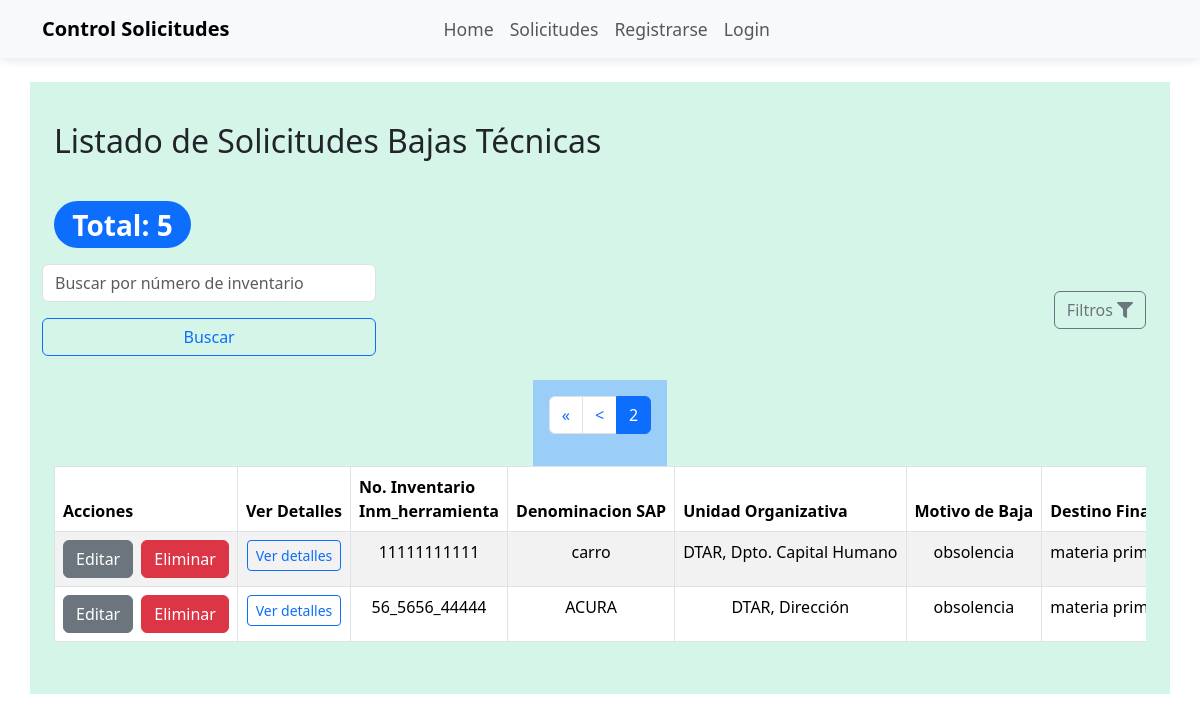
Before: /bajas/?page=2 with the older database file.
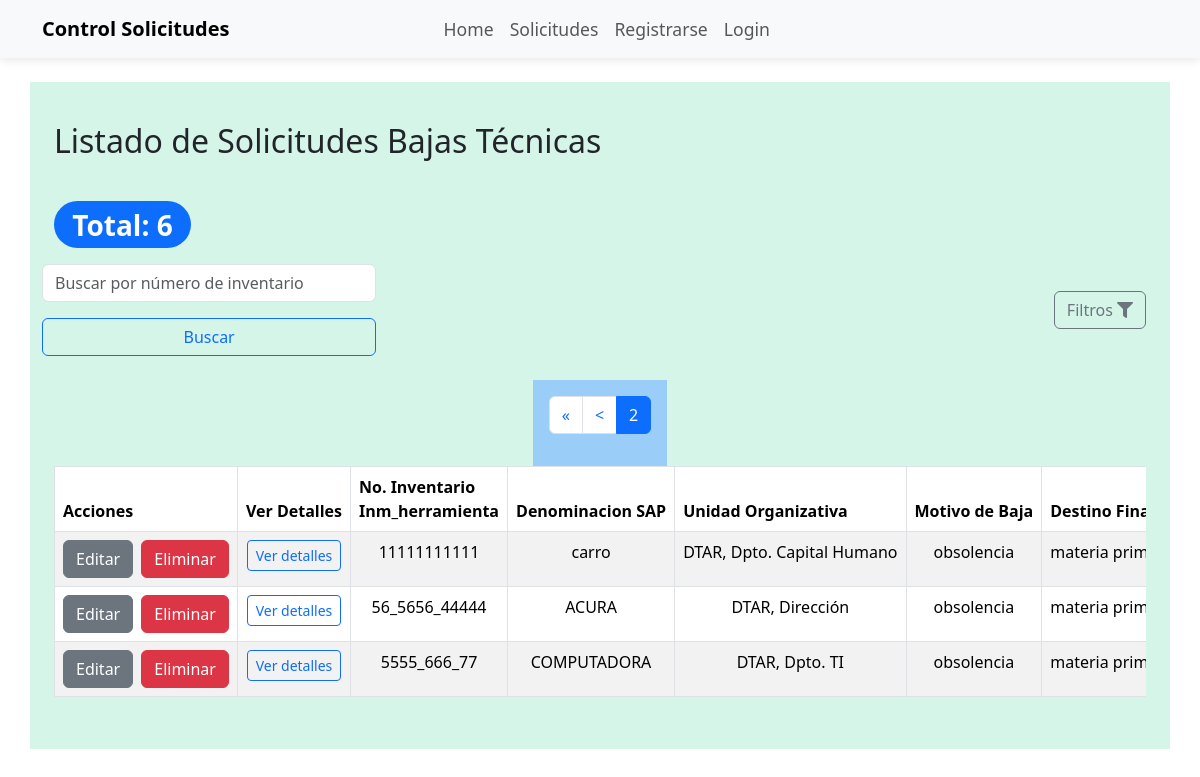
After: the same page with the newer database file.
### bajas/models.py (models this page shows, shortened)
class Bajas(models.Model):
    no_inv = models.CharField( max_length=50,blank=True)
    inm_herramienta = models.CharField( max_length=50,blank=True)
    denominacion_SAP = models.CharField(max_length=100)
    unidad_org = models.TextField()
    foto = models.ImageField(upload_to='uploaded/', blank=True, null=True)
    observaciones = models.TextField(blank=True)
    estado = models.CharField(max_length=100)#no procede o procede o en_espera
    motivo_baja = models.CharField(max_length=100)#obsolencia o deterioro
    destino_final = models.TextField()
    años_explotacion = models.IntegerField()
    valor_residual = models.DecimalField(max_digits=12, decimal_places=2)
    detalle = models.TextField(default='DETERIORADO ÚTIL')
    date = models.DateTimeField(auto_now_add=True)
    fecha_solicitud = models.DateField(default=timezone.now)
    archivo_anexo_a = models.FileField(upload_to='anexos/', blank=True, null=True)
    archivo_anexo_a1 = models.FileField(upload_to='anexos/', blank=True, null=True)
    anexo_a2 = models.TextField(blank=True)
    anexo_a3 = models.TextField(blank=True)
    archivo_mov_aft = models.FileField(upload_to='anexos/', blank=True, null=True)

### bajas/views.py (the view)
# urls.py: path('', views.bajas_list,name="list"),
def bajas_list(request):
    bajass = Bajas.objects.all()
    noinv_herramienta = request.GET.get('noinv')
    fecha_inicio = request.GET.get('fecha_inicio')
    fecha_fin = request.GET.get('fecha_fin')
    estado = request.GET.get('estado')
    motivo_baja = request.GET.get('motivo_baja')
    destino_final = request.GET.get('destino_final')
    fecha_inicio_solic = request.GET.get('fecha_inicio_solic')
    fecha_fin_solic = request.GET.get('fecha_fin_solic')
    unidad_org = request.GET.get('unidad_org')
    anexo_a = request.GET.get('anexo_a')
    anexo_a1 = request.GET.get('anexo_a1')
    anexo_a2 = request.GET.get('anexo_a2')
    anexo_a3 = request.GET.get('anexo_a3')
    if noinv_herramienta:
        bajass = bajass.filter( models.Q(no_inv=noinv_herramienta) | models.Q(inm_herramienta=noinv_herramienta))
    if fecha_inicio:
        bajass = bajass.filter(date__gte=datetime.strptime(fecha_inicio, '%Y-%m-%d'))
    if fecha_fin:
        bajass = bajass.filter(date__lte=datetime.strptime(fecha_fin, '%Y-%m-%d'))
    if fecha_inicio_solic:
        try:
            bajass = bajass.filter(fecha_solicitud__gte=datetime.strptime(fecha_inicio_solic, '%Y-%m-%d'))
        except ValueError:
            pass  # Si la fecha no es válida, no aplicar el filtro
    if fecha_fin_solic:
        try:
            bajass = bajass.filter(fecha_solicitud__lte=datetime.strptime(fecha_fin_solic, '%Y-%m-%d'))
        except ValueError:
            pass  # Si la fecha no es válida, no aplicar el filtro
    if estado:
        bajass = bajass.filter(estado=estado)
    if unidad_org:
        bajass = bajass.filter(unidad_org=unidad_org)
    if motivo_baja:
        bajass = bajass.filter(motivo_baja=motivo_baja)
    if destino_final:
        bajass = bajass.filter(destino_final=destino_final)
    if anexo_a:
        if anexo_a == 'si':
            bajass = bajass.filter(Q(archivo_anexo_a__isnull=False) & ~Q(archivo_anexo_a=''))
        elif anexo_a == 'no':
            bajass = bajass.filter(Q(archivo_anexo_a__isnull=True) | Q(archivo_anexo_a=''))
    if anexo_a1:
        if anexo_a1 == 'si':
            bajass = bajass.filter(Q(archivo_anexo_a1__isnull=False) & ~Q(archivo_anexo_a1=''))
        elif anexo_a1 == 'no':
            bajass = bajass.filter(Q(archivo_anexo_a1__isnull=True) | Q(archivo_anexo_a1=''))
    if anexo_a2:  # Si anexo_a2 tiene un valor
        bajass = bajass.filter(anexo_a2=anexo_a2)
    if anexo_a3:
        bajass = bajass.filter(anexo_a3=anexo_a3)
    paginator = Paginator(bajass, 3)
    page_number = request.GET.get('page')
    bajas = paginator.get_page(page_number)
    return render(request,'bajas/bajas_list.html',{'bajas':bajas})

### bajas/templates/bajas/bajas_list.html (shortened to what this page needs)
{% extends "layout.html" %}
{% load static %}
{% block content %}
<div class="container mt-4">
    <div class="row mb-4">
        <div class="col-md-12">
            <h2 class="mb-3">Listado de Solicitudes Bajas Técnicas</h2><br>
            <span class="mb-3 badge rounded-pill text-bg-primary fs-3">Total: {{ bajas.paginator.count }}</span>
            <div class="d-flex justify-content-between align-items-center">
                <div class="input-group w-50">
                    <form class="row gy-3" method="get" action="{% url "bajas:list" %}">
                        <input type="text" class="form-control" name="noinv" autocomplete="off" placeholder="Buscar por número de inventario" aria-label="Buscar" aria-describedby="search-addon">
                        <button class="btn btn-outline-primary" type="submit" id="search-addon">Buscar</button>
                    </form>
                </div>
                <button class="btn btn-outline-secondary" type="button" data-bs-toggle="collapse" data-bs-target="#filters" aria-expanded="false" aria-controls="filters">
                    Filtros <i class="fas fa-filter"></i>
                </button>
            </div>
        </div>
    </div>
     <div class="d-flex justify-content-center">
        <nav>
          <ul class="pagination">
            {% if bajas.has_previous %}
            <li class="page-item">
                <a class="page-link" href="?page=1" aria-label="Primera">
                <span aria-hidden="true">&laquo;</span>
              </a>
            </li>
            <li class="page-item">
                <a class="page-link" href="?page={{ bajas.previous_page_number }}" aria-label="Anterior">
                <span aria-hidden="true">&lt;</span>
              </a>
            </li>
            {% endif %}
            <li class="page-item active">
              <span class="page-link">{{ bajas.number }}</span>
            </li>
          </ul>
        </nav>
    </div>
    {% if bajas %}
    <div class="table-responsive">
        <table class="table table-striped table-bordered">
            <thead class="thead-dark">
                <tr>
                    <th>Acciones</th>
                    <th>Ver Detalles</th>
                    <th>No. Inventario <br> Inm_herramienta</th>
                    <th>Denominacion SAP</th>
                    <th>Unidad Organizativa</th>
                    <th>Motivo de Baja</th>
                    <th>Destino Final</th>
                </tr>
            </thead>
            <tbody>
                {% for baja in bajas %}
                <tr>
                    <td>
                        <div class="d-flex justify-content-start">
                            <a href="{% url 'bajas:editar_baja' baja.id %}" class="btn btn-secondary me-2">Editar</a>
                            <form action="{% url 'bajas:eliminar_baja' baja.id %}" method="post" class="mb-0">
                                <button type="submit" class="btn btn-danger">Eliminar</button>
                            </form>
                        </div>
                    </td>
                    <td><a href="{% url 'bajas:baja-page' id=baja.id %}" class="btn btn-outline-primary btn-sm">Ver detalles</a></td>
                    <td>{{ baja.no_inv|default:baja.inm_herramienta }}</td>
                    <td>{{ baja.denominacion_SAP }}</td>
                    <td>{{ baja.unidad_org }}</td>
                    <td>{{ baja.motivo_baja }}</td>
                    <td>{{ baja.destino_final }}</td>
                </tr>
                {% endfor %}
            </tbody>
        </table>
    </div>
    {% else %}
    <div class="col-md-12">
        <div class="alert alert-warning text-center fs-4" role="alert">
            No se encontraron solicitudes.
        </div>
    </div>
{% endif %}
</div>
{% endblock %}

### templates/layout.html (shortened to what this page needs)
<!DOCTYPE html>
<html lang="en">
{% load static %}
<head>
    <link rel="stylesheet" href="{% static 'css/style.css' %}">
    <link rel="stylesheet" href="https://cdn.jsdelivr.net/npm/bootstrap@5.3.3/dist/css/bootstrap.min.css" />
    <link rel="stylesheet" href="https://cdnjs.cloudflare.com/ajax/libs/font-awesome/5.15.4/css/all.min.css" />
</head>
<body>
<nav class="navbar navbar-expand-lg navbar-light bg-light">
  <div class="container">
    <a class="navbar-brand" href="/">Control Solicitudes</a>
    <div class="collapse navbar-collapse" id="navbarNav">
      <ul class="navbar-nav me-auto">
        <li class="nav-item"><a class="nav-link" href="/">Home</a></li>
        <li class="nav-item"><a class="nav-link" href="{% url 'bajas:list' %}">Solicitudes</a></li>
        {% if user.is_authenticated %}
          <li class="nav-item"><a class="nav-link" href="{% url 'bajas:crear-baja' %}">Crear Solicitud</a></li>
        {% else %}
          <li class="nav-item"><a class="nav-link" href="{% url 'users:register' %}">Registrarse</a></li>
          <li class="nav-item"><a class="nav-link" href="{% url 'users:login' %}">Login</a></li>
        {% endif %}
      </ul>
    </div>
  </div>
</nav>
<main class="container mt-4">
     {% block content %}
     {% endblock %}
</main>
</body>
</html>

### static/css/style.css (style rules this page uses)
* { margin: 0; padding: 0; box-sizing: border-box; }
body { min-height: 100vh; background-color: aliceblue; color: whitesmoke; font-size: 3rem; }
nav { padding: 1rem; background-color: #9acdf7; color: white; font-size: 2.5rem; }
main { padding: 1rem; background-color: #d6f5e9; }
h1, h2 { font-size: 2.5rem; color: black; }
a { text-decoration: none; color: #81dbb8; }
body { font-family: Arial, sans-serif; background-color: #e9ecef; }
.navbar-nav .nav-link { font-size: 1.1rem; font-weight: 500; transition: color 0.3s, background-color 0.3s; padding: 0.5rem 1rem; border-radius: 5px; }
.navbar { box-shadow: 0 2px 10px rgba(0, 0, 0, 0.1); font-size: 1rem; }
.navbar-nav { margin-left: auto; }
.navbar-brand { font-size: 1.5rem; font-weight: bold; }
.table thead th { white-space: nowrap; }
.table tbody td { white-space: nowrap; text-align: center; }
.table-responsive { overflow-x: auto; margin-bottom: 20px; }

Changed rows visible on the page:
added Bajas: no_inv "5555_666_77", denominacion_SAP "COMPUTADORA", unidad_org "DTAR, Dpto. TI", motivo_baja "obsolencia", destino_final "materia…"
Other visible differences:
{{ bajas.paginator.count }}: "5" → "6"
